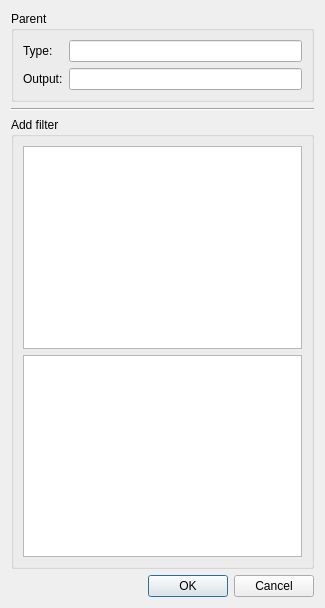
<?xml version="1.0" encoding="UTF-8"?>
<ui version="4.0">
 <class>VtkAddFilterDialogBase</class>
 <widget class="QDialog" name="VtkAddFilterDialogBase">
  <property name="geometry">
   <rect>
    <x>0</x>
    <y>0</y>
    <width>325</width>
    <height>608</height>
   </rect>
  </property>
  <property name="windowTitle">
   <string>Add visualization filter</string>
  </property>
  <layout class="QVBoxLayout" name="verticalLayout">
   <item>
    <widget class="QGroupBox" name="parentGroupBox">
     <property name="sizePolicy">
      <sizepolicy hsizetype="Preferred" vsizetype="Maximum">
       <horstretch>0</horstretch>
       <verstretch>0</verstretch>
      </sizepolicy>
     </property>
     <property name="title">
      <string>Parent</string>
     </property>
     <layout class="QVBoxLayout" name="verticalLayout_3">
      <item>
       <layout class="QGridLayout" name="gridLayout_2">
        <item row="0" column="0">
         <widget class="QLabel" name="label_3">
          <property name="text">
           <string>Type:</string>
          </property>
         </widget>
        </item>
        <item row="0" column="1">
         <widget class="QLineEdit" name="parentTypeLineEdit">
          <property name="readOnly">
           <bool>true</bool>
          </property>
         </widget>
        </item>
        <item row="1" column="0">
         <widget class="QLabel" name="label_4">
          <property name="text">
           <string>Output:</string>
          </property>
         </widget>
        </item>
        <item row="1" column="1">
         <widget class="QLineEdit" name="parentOutputLineEdit"/>
        </item>
       </layout>
      </item>
     </layout>
    </widget>
   </item>
   <item>
    <widget class="Line" name="line">
     <property name="orientation">
      <enum>Qt::Horizontal</enum>
     </property>
    </widget>
   </item>
   <item>
    <widget class="QGroupBox" name="filterGroupBox">
     <property name="sizePolicy">
      <sizepolicy hsizetype="Preferred" vsizetype="Preferred">
       <horstretch>0</horstretch>
       <verstretch>0</verstretch>
      </sizepolicy>
     </property>
     <property name="title">
      <string>Add filter</string>
     </property>
     <layout class="QVBoxLayout" name="verticalLayout_4">
      <item>
       <widget class="QListWidget" name="filterListWidget"/>
      </item>
      <item>
       <widget class="QTextEdit" name="filterDescTextEdit"/>
      </item>
     </layout>
    </widget>
   </item>
   <item>
    <widget class="QDialogButtonBox" name="buttonBox">
     <property name="orientation">
      <enum>Qt::Horizontal</enum>
     </property>
     <property name="standardButtons">
      <set>QDialogButtonBox::Cancel|QDialogButtonBox::Ok</set>
     </property>
    </widget>
   </item>
  </layout>
 </widget>
 <tabstops>
  <tabstop>filterListWidget</tabstop>
  <tabstop>buttonBox</tabstop>
  <tabstop>parentTypeLineEdit</tabstop>
  <tabstop>parentOutputLineEdit</tabstop>
  <tabstop>filterDescTextEdit</tabstop>
 </tabstops>
 <resources/>
 <connections>
  <connection>
   <sender>buttonBox</sender>
   <signal>accepted()</signal>
   <receiver>VtkAddFilterDialogBase</receiver>
   <slot>accept()</slot>
   <hints>
    <hint type="sourcelabel">
     <x>248</x>
     <y>254</y>
    </hint>
    <hint type="destinationlabel">
     <x>157</x>
     <y>274</y>
    </hint>
   </hints>
  </connection>
  <connection>
   <sender>buttonBox</sender>
   <signal>rejected()</signal>
   <receiver>VtkAddFilterDialogBase</receiver>
   <slot>reject()</slot>
   <hints>
    <hint type="sourcelabel">
     <x>316</x>
     <y>260</y>
    </hint>
    <hint type="destinationlabel">
     <x>286</x>
     <y>274</y>
    </hint>
   </hints>
  </connection>
 </connections>
</ui>
